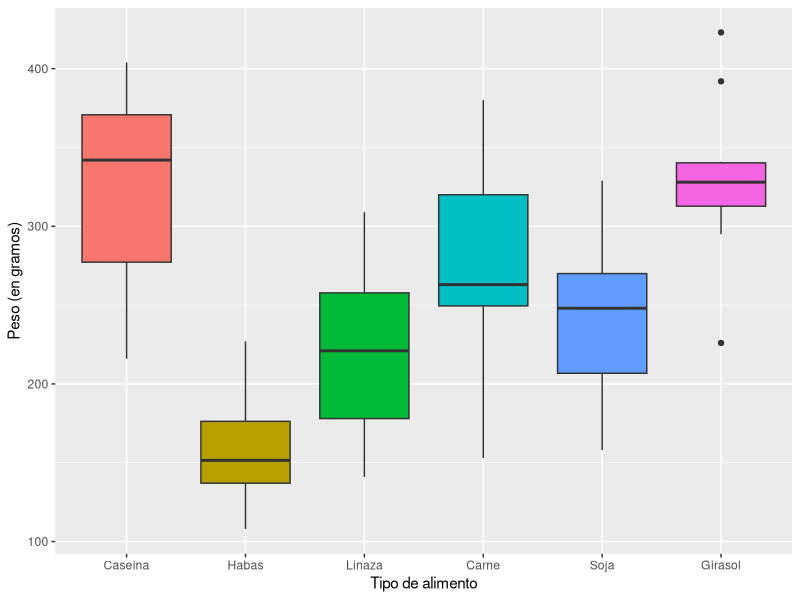

Recreate this plot in R. (Note: this script raises an error after producing the figure.)
## ---- chunk 1
data("chickwts")
## ---- chunk 2
# Exploramos los datos
help(chickwts)
str(chickwts)
## ---- chunk 3
# Veamos los tipos de alimentos
levels(chickwts$feed)
## ---- chunk 4
# Traducimos al castellano
levels(chickwts$feed) <- c("Caseína", "Habas", "Linaza", "Carne", "Soja", "Girasol")
## ---- chunk 5
library(ggplot2)
## ---- chunk 6
ggplot(data = chickwts, aes(x = feed, y = weight, fill = feed)) +
  geom_boxplot() +
  xlab("Tipo de alimento") +
  ylab("Peso (en gramos)") +
  theme(legend.position = "none")
## ---- chunk 7
library(tidyverse)
## ---- chunk 8
chickwts %>%
  group_by(feed) %>%
  summarise(Medias = mean(weight))
## ---- chunk 9
library(nortest)
## ---- chunk 10
# Normalidad
shapiro.test(chickwts$weight)
lillie.test(chickwts$weight)

# Homocedasticidad
leveneTest(data = chickwts, y = chickwts$weight, group = chickwts$feed)
## ---- chunk 11
# Excluimos el término independiente restando 1 en la fórmula
aov_gallina <- aov(formula = weight ~ feed - 1,
                   data = chickwts)
## ---- chunk 12
summary(aov_gallina)
## ---- chunk 13
TukeyHSD(aov_gallina, "feed")
## ---- chunk 14
reg_gallinas <- lm(formula = weight ~ feed - 1, # -1 para que la recta de regresión pase por el origen
                   data = chickwts) 
## ---- chunk 15
summary(reg_gallinas)
